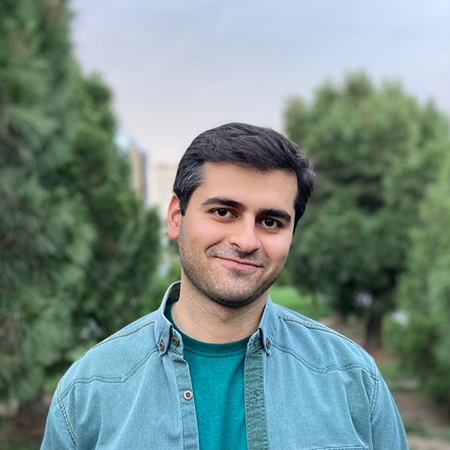
#> input picture Image Processing/Assignment 28/sajjad.jpg, 450 x 450 px
$ python chess_face.py
#> lines starting #> are read from the running program, lines starting #| are printed output that depends on the picture; after the words box and inside, x2 and y2 are one past the last pixel; in counts of white or black regions, pixels touching at a corner belong together
import cv2

image=cv2.imread("sajjad.jpg")
#> image is the input picture: shape (450, 450, 3); mean B, G, R 135, 140.2, 118.8
image_gray=cv2.cvtColor(image,cv2.COLOR_BGR2GRAY)
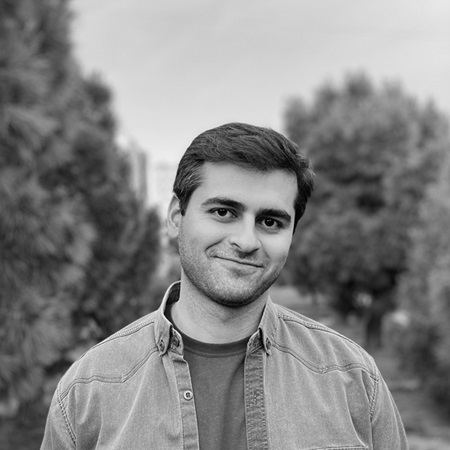
#> image_gray: shape (450, 450); min 0, max 246, mean 133.2

face_detector =cv2.CascadeClassifier("haarcascade_frontalface_alt.xml")
faces=face_detector.detectMultiScale(image_gray)
#> faces = [[183, 165, 133, 133]]


for face in faces:
    x,y,w,h=face
    face_image=image[y:y+h,x:x+w]
    face_image_small=cv2.resize(face_image,[10,10])
    face_image_big=cv2.resize(face_image_small,[w,h],interpolation=cv2.INTER_NEAREST)

    image[y:y+h,x:x+w] = face_image_big
#> this loop made 1 pass
#> pass 1, `face_image=image[y:y+h,x:x+w]`:
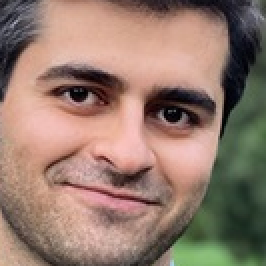
#> face_image: shape (133, 133, 3) (shown 2 times larger); mean B, G, R 109.2, 122.5, 148.5
#> pass 1, `face_image_big=cv2.resize(face_image_small,[w,h],interpolation=cv2.INT..`:
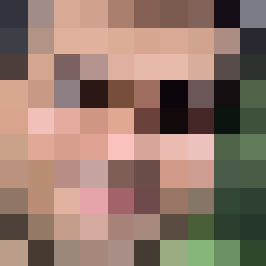
#> face_image_big: shape (133, 133, 3) (shown 2 times larger); mean of channels 0, 1, 2 107.4, 120.5, 146.3; drawn as B, G, R
#> after the loop:
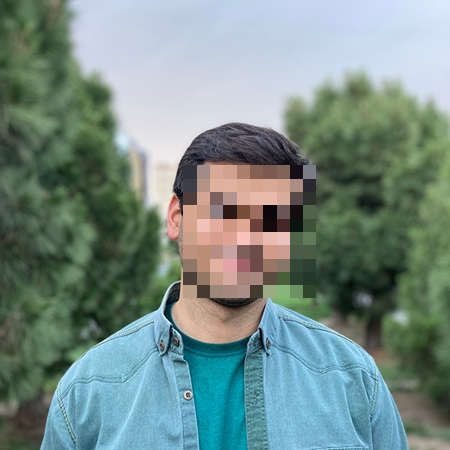
#> image: shape (450, 450, 3); 8.71% of pixels changed, all inside (x1, y1, x2, y2) = (183, 165, 316, 298)


cv2.imshow("result",image)
cv2.waitKey(0)
cv2.destroyAllWindows()
